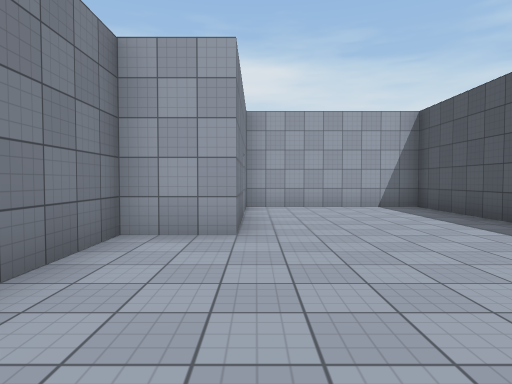
view 1 (above)

24 first-person views from a walk through a 3-D level made in the Unity game engine. The camera is 1.4 m above the floor, tilts 2° down and sees 75° across. The floor is counted in squares, 2 m on a side. Each view is taken from the middle of a square. On the plan, view 1 faces up. The plan holds only what a view shows up to about 10 squares ahead; the rest is blank. The place goes on beyond the plan. The player is left out. Door leaves are left out, so doorways stand open. Surface patterns are stand-ins for the level's own textures.

view 2
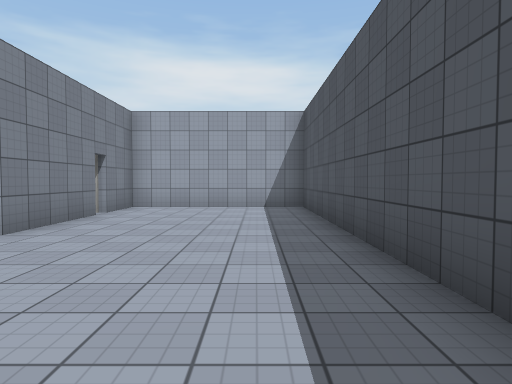

view 3
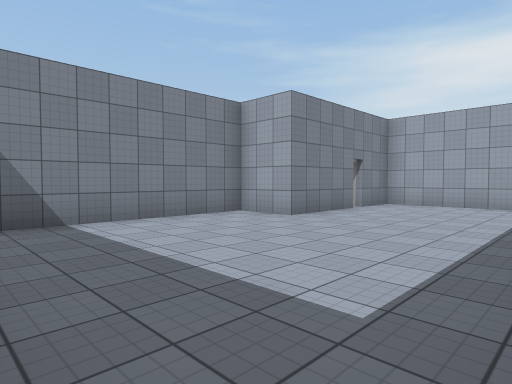

view 4
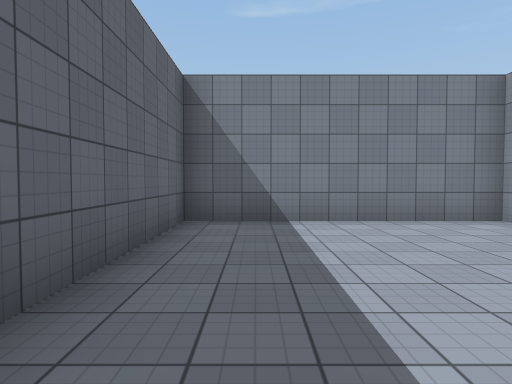

view 5
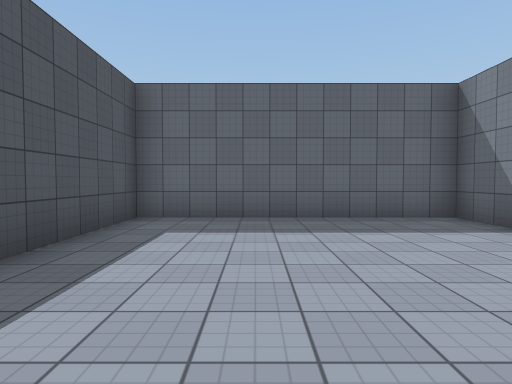

view 6
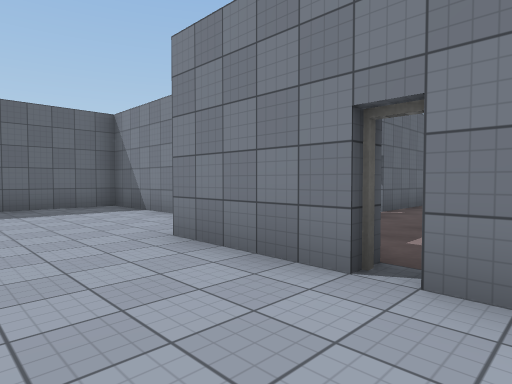

view 7
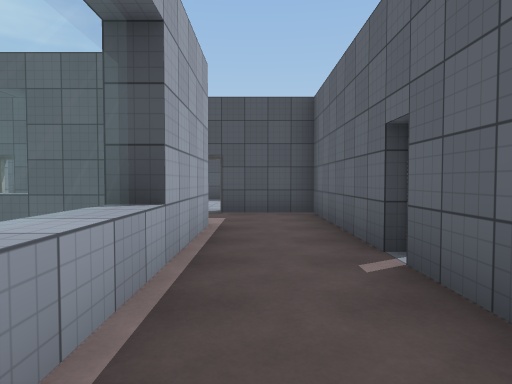

view 8
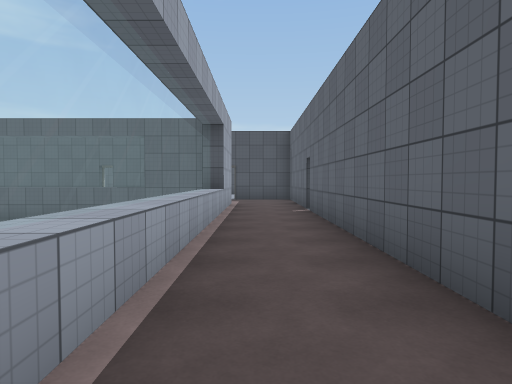

view 9
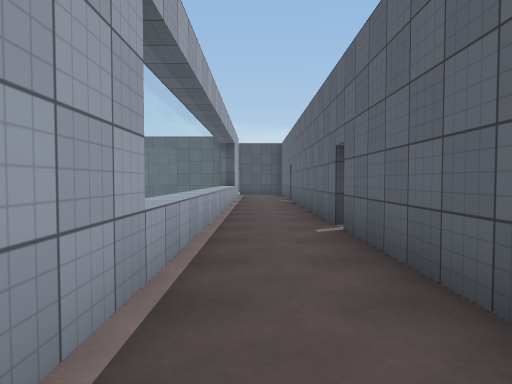

view 10
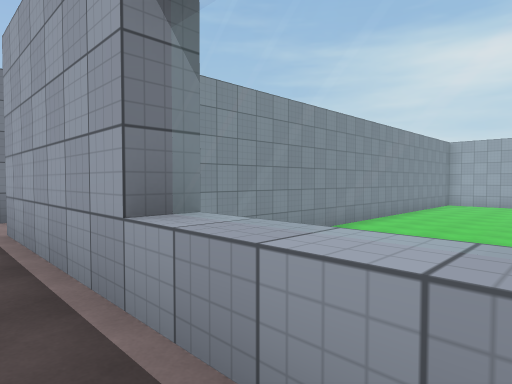

view 11
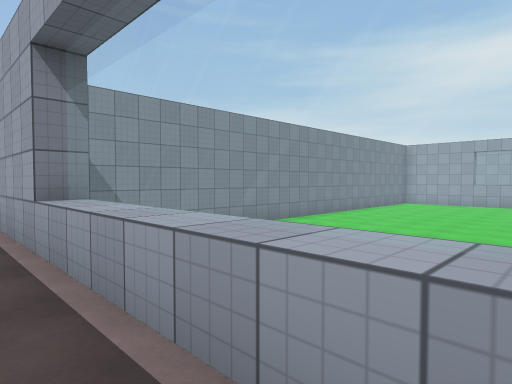

view 12
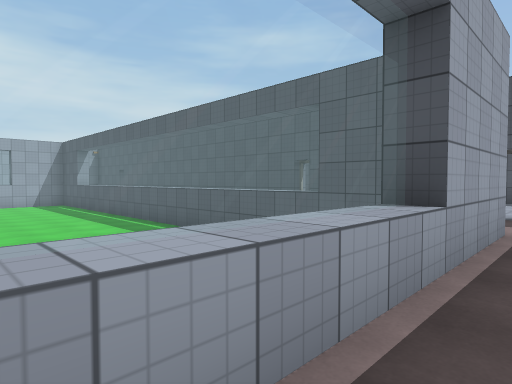

view 13
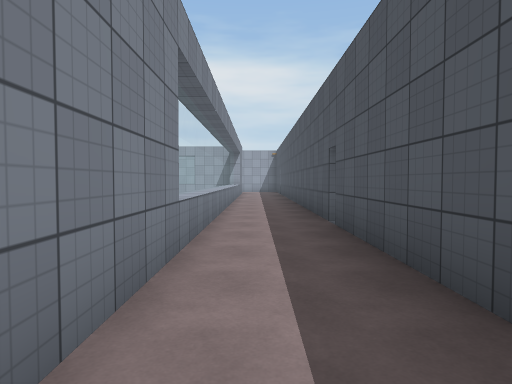

view 14
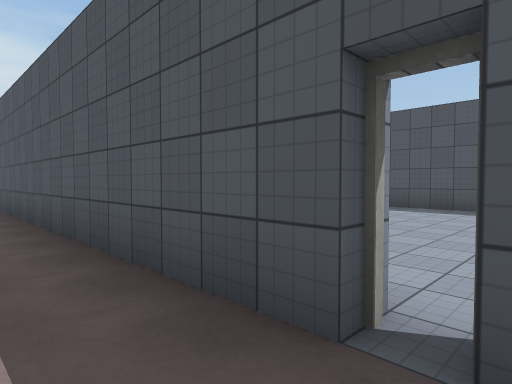

view 15
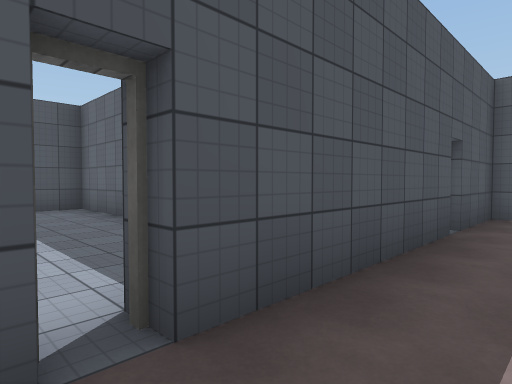

view 16
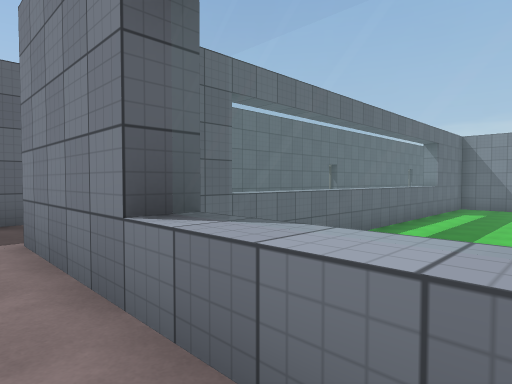

view 17
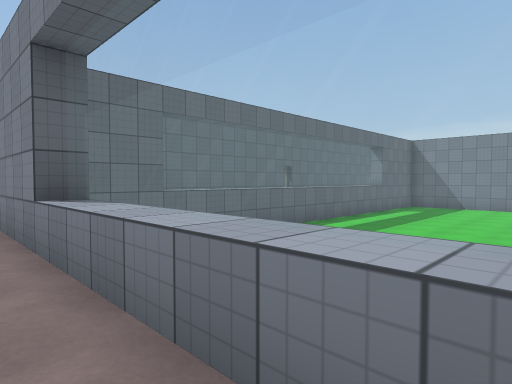

view 18
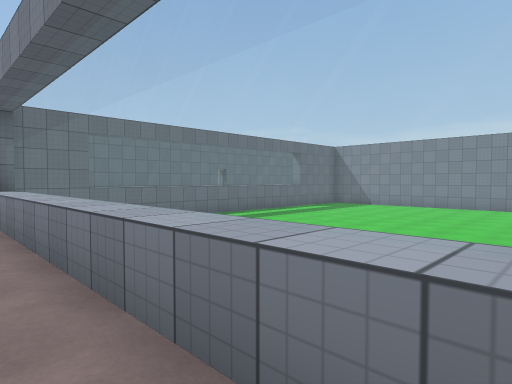

view 19
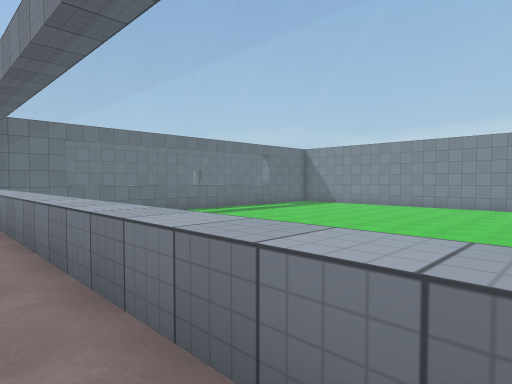

view 20
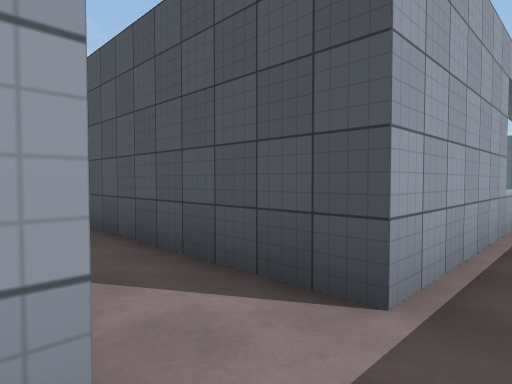

view 21
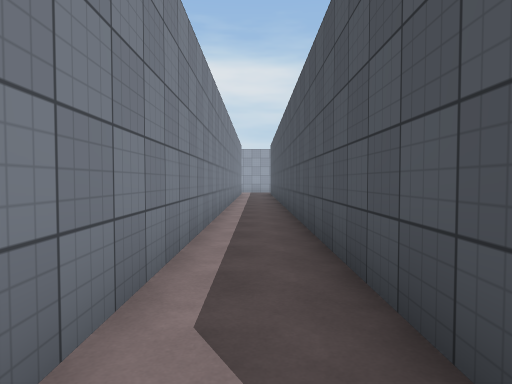

view 22
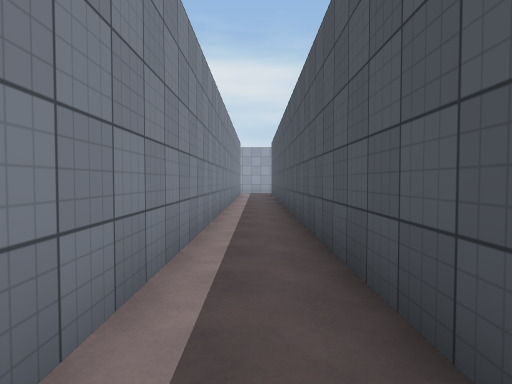

view 23
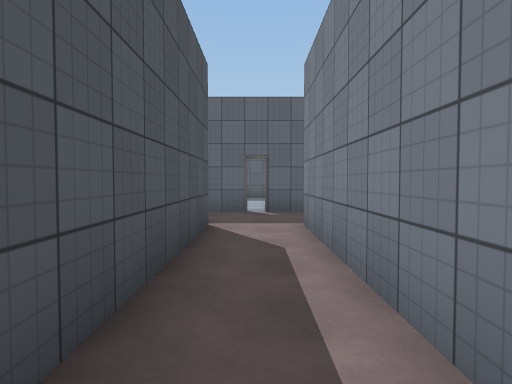

view 24
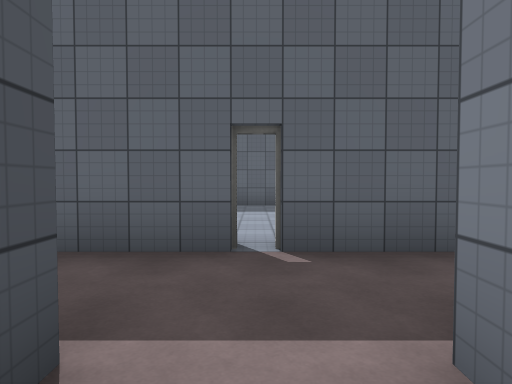

### Floor plan
Ten units are one square. View 1 is at (0, 0); x grows to the right and y downward. Boxes are objects, and circles mark ways between rooms. Rooms are numbered by the first view taken in them; rooms with no view inside come last. Other rooms are left out.
<svg viewBox="-345 -211 393 228">
<path fill="none" stroke="#000" d="M-7 -68 -3 -68 -3 -43 -17 -43 -17 12 43 12 43 -88 -3 -88 -3 -72M-4 -72 -4 -68M-155 -47 -122 -47M-118 -47 -52 -47M-189 -47 -170 -47M-48 -47 -24 -47M-28 -67 -182 -67 -182 -180M-197 -178 -197 -68M-7 -117 -7 -206M-5 -111 -5 -118M-28 -190 -28 -67M-7 -71 -7 -113M-24 -47 -7 -47 -7 -68M-210 -47 -191 -47"/>
<circle cx="-5" cy="-70" r="3" fill="#2a7"/>
<circle cx="-30" cy="-60" r="3" fill="#2a7"/>
<circle cx="-200" cy="-60" r="3" fill="#2a7"/>
<text x="20" y="-30">1</text>
<text x="-150" y="-60">2</text>
<text x="-20" y="-140">3</text>
<text x="-340" y="-60">4</text>
</svg>
Room 1 opens to room 3. Room 2 opens to room 3. Room 2 opens to room 4.

Where each view was taken, in squares from view 1:
view 1: 0 up, 0 right, facing up
view 2: 0 up, 3 right, facing up
view 3: 1 down, 4 right, facing up-left
view 4: 0 up, 4 right, facing left
view 5: 5 up, 2 right, facing down
view 6: 8 up, 2 right, facing down-left
view 7: 6 up, 8 left, facing right
view 8: 6 up, 13 left, facing right
view 9: 6 up, 17 left, facing right
view 10: 6 up, 13 left, facing up-left
view 11: 6 up, 11 left, facing up-left
view 12: 6 up, 8 left, facing up-right
view 13: 6 up, 2 left, facing up
view 14: 11 up, 2 left, facing up-right
view 15: 12 up, 2 left, facing down-right
view 16: 11 up, 2 left, facing down-left
view 17: 13 up, 2 left, facing down-left
view 18: 17 up, 2 left, facing down-left
view 19: 19 up, 2 left, facing down-left
view 20: 6 up, 20 left, facing up-right
view 21: 7 up, 19 left, facing up
view 22: 8 up, 19 left, facing up
view 23: 12 up, 19 left, facing down
view 24: 8 up, 19 left, facing down
